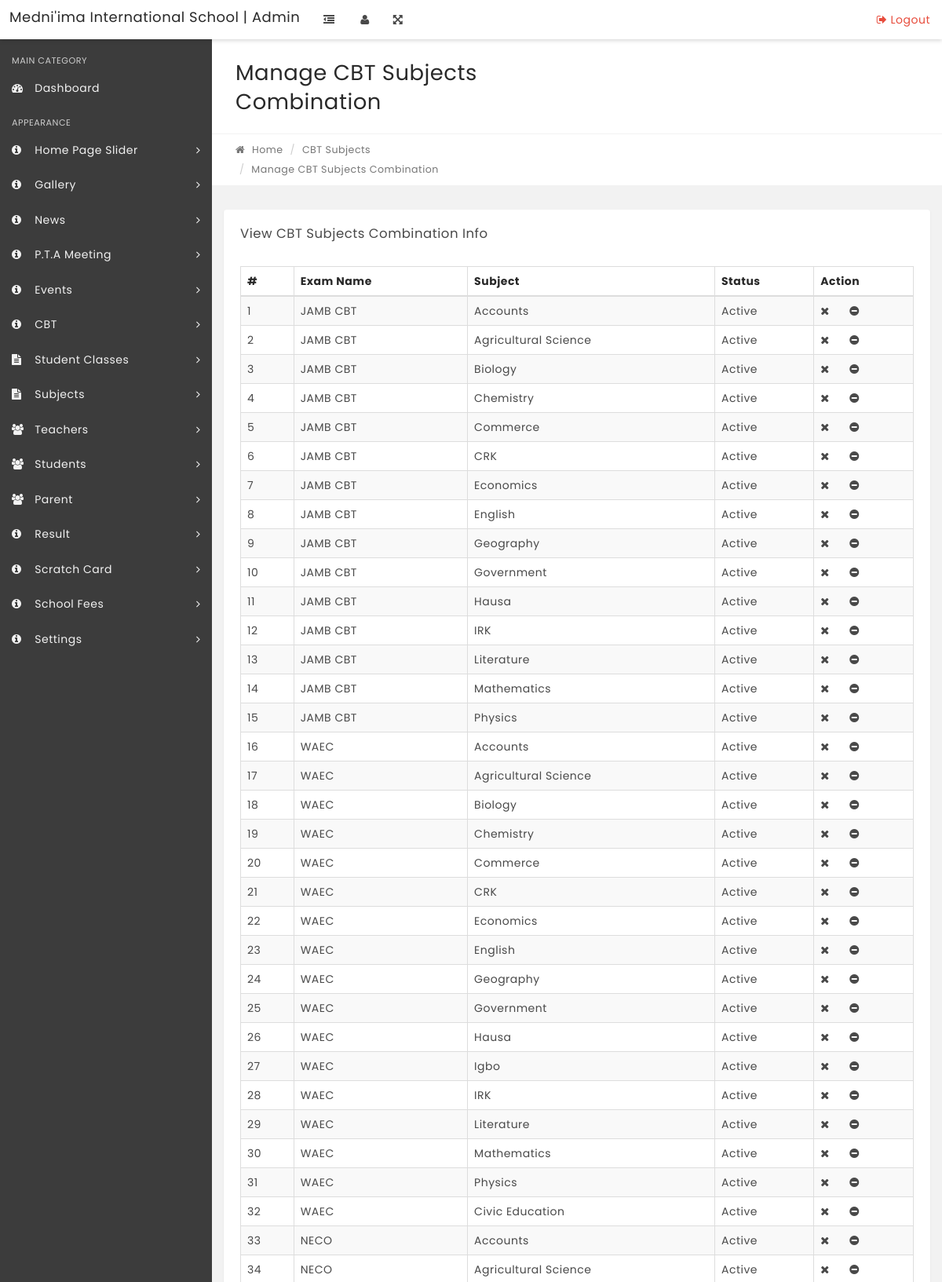
/admin/manage-cbt-subjectcombination.php (upper part), run on the app's committed database.
### tables this page shows
CREATE TABLE IF NOT EXISTS `quiz_subjectcombination` (
  `id` int(11) NOT NULL,
  `CatId` int(11) NOT NULL,
  `SubjectId` int(11) NOT NULL,
  `status` int(1) DEFAULT NULL,
  `CreationDate` timestamp NOT NULL DEFAULT CURRENT_TIMESTAMP,
  `Updationdate` timestamp NOT NULL DEFAULT CURRENT_TIMESTAMP
);

CREATE TABLE IF NOT EXISTS `quiz_categories` (
  `id` int(11) NOT NULL,
  `name` varchar(200) NOT NULL,
  `fullname` varchar(250) NOT NULL,
  `img` varchar(200) NOT NULL,
  `slug` varchar(200) NOT NULL,
  `status` enum('0','1') NOT NULL DEFAULT '0',
  `date` timestamp NOT NULL DEFAULT CURRENT_TIMESTAMP ON UPDATE CURRENT_TIMESTAMP
);

CREATE TABLE IF NOT EXISTS `quiz_subjects` (
  `subject_id` int(11) NOT NULL,
  `subject_name` varchar(200) NOT NULL,
  `subject_desc` varchar(250) NOT NULL,
  `date` timestamp NOT NULL DEFAULT CURRENT_TIMESTAMP ON UPDATE CURRENT_TIMESTAMP
);

### admin/manage-cbt-subjectcombination.php (the view, shortened to what this page needs)
<?php
include('../controller/header.php');
if(strlen($_SESSION['alogin'])=="")
    {
    $login_url=''.SITE_URL.'login';
    header("Location: $login_url");
    }
    else{
?>
<!DOCTYPE html>
<html lang="en">
    <head>
    </head>
    <body class="top-navbar-fixed">
        <div class="main-wrapper">
   <?php include('includes/topbar.php');?>
            <div class="content-wrapper">
                <div class="content-container">
<?php include('includes/leftbar.php');?>
                    <div class="main-page">
                        <div class="container-fluid">
                            <div class="row page-title-div">
                                <div class="col-md-6">
                                    <h2 class="title">Manage CBT Subjects Combination</h2>
                                </div>
                            </div>
                            <div class="row breadcrumb-div">
                                <div class="col-md-6">
                                    <ul class="breadcrumb">
            							<li><a href="dashboard.php"><i class="fa fa-home"></i> Home</a></li>
                                        <li>CBT Subjects</li>
            							<li class="active">Manage CBT Subjects Combination</li>
            						</ul>
                                </div>
                            </div>
                        </div>
                        <section class="section">
                            <div class="container-fluid">
                                <div class="row">
                                    <div class="col-md-12">
                                        <div class="panel">
                                            <div class="panel-heading">
                                                <div class="panel-title">
                                                    <h5>View CBT Subjects Combination Info</h5>
                                                </div>
                                            </div>
                                            <div class="panel-body p-20">
                                                <table id="example" class="display table table-striped table-bordered" cellspacing="0" width="100%">
                                                    <thead>
                                                        <tr>
                                                            <th>#</th>
                                                            <th>Exam Name</th>
                                                            <th>Subject </th>
                                                            <th>Status</th>
                                                            <th>Action</th>
                                                        </tr>
                                                    </thead>
                                                    <tbody>
<?php $sql = "SELECT quiz_categories.*,quiz_subjects.subject_name,quiz_subjectcombination.id as scid,quiz_subjectcombination.status from quiz_subjectcombination join quiz_categories on quiz_categories.id=quiz_subjectcombination.CatId  join quiz_subjects on quiz_subjects.subject_id=quiz_subjectcombination.SubjectId";
$query = $db->query($sql);
$cnt=1;
if($query->num_rows > 0)
{
while($result = $query->fetch_object())
{   ?>
<tr>
 <td><?php echo htmlentities($cnt);?></td>
                                                            <td><?php echo htmlentities($result->name);?></td>
                                                            <td><?php echo htmlentities($result->subject_name);?></td>
                                                             <td><?php $stts=$result->status;
if($stts=='0')
{
	echo htmlentities('Inactive');
}
else
{
	echo htmlentities('Active');
}
                                                             ?></td>
<td>
<?php if($stts=='0')
{ ?>
<a href="manage-cbt-subjectcombination.php?acid=<?php echo htmlentities($result->scid);?>" onclick="confirm('do you really want to ativate this subject');"><i class="fa fa-check" title="Acticvate Record"></i> </a><?php } else {?>
<a href="manage-cbt-subjectcombination.php?did=<?php echo htmlentities($result->scid);?>" onclick="confirm('do you really want to deativate this subject');"><i class="fa fa-times" title="Deactivate Record"></i> </a>
<?php }?>
<a href="manage-cbt-subjectcombination.php?deleteid=<?php echo htmlentities($result->scid);?>" onclick="confirm('do you really want to Delete this Subject?');"><i class="fa fa-minus-circle" title="Delect Subject"></i> </a>
</td>
</tr>
<?php $cnt=$cnt+1;}} ?>
                                                    </tbody>
                                                </table>
                                            </div>
                                        </div>
                                    </div>
                                                </div>
                                            </div>
                                        </div>
                                    </div>
                                </div>
                            </div>
    </body>
</html>
<?php } ?>

### data on the page
quiz_subjectcombination: CatId.name "JAMB CBT", SubjectId.subject_name "Accounts"
quiz_subjectcombination: CatId.name "JAMB CBT", SubjectId.subject_name "Agricultural Science"
quiz_subjectcombination: CatId.name "JAMB CBT", SubjectId.subject_name "Biology"
quiz_subjectcombination: CatId.name "JAMB CBT", SubjectId.subject_name "Chemistry"
quiz_subjectcombination: CatId.name "JAMB CBT", SubjectId.subject_name "Commerce"
quiz_subjectcombination: CatId.name "JAMB CBT", SubjectId.subject_name "CRK"
quiz_subjectcombination: CatId.name "JAMB CBT", SubjectId.subject_name "Economics"
quiz_subjectcombination: CatId.name "JAMB CBT", SubjectId.subject_name "English"
quiz_subjectcombination: CatId.name "JAMB CBT", SubjectId.subject_name "Geography"
quiz_subjectcombination: CatId.name "JAMB CBT", SubjectId.subject_name "Government"
quiz_subjectcombination: CatId.name "JAMB CBT", SubjectId.subject_name "Hausa"
quiz_subjectcombination: CatId.name "JAMB CBT", SubjectId.subject_name "IRK"
quiz_subjectcombination: CatId.name "JAMB CBT", SubjectId.subject_name "Literature"
quiz_subjectcombination: CatId.name "JAMB CBT", SubjectId.subject_name "Mathematics"
quiz_subjectcombination: CatId.name "JAMB CBT", SubjectId.subject_name "Physics"
quiz_subjectcombination: CatId.name "WAEC", SubjectId.subject_name "Accounts"
quiz_subjectcombination: CatId.name "WAEC", SubjectId.subject_name "Agricultural Science"
quiz_subjectcombination: CatId.name "WAEC", SubjectId.subject_name "Biology"
quiz_subjectcombination: CatId.name "WAEC", SubjectId.subject_name "Chemistry"
quiz_subjectcombination: CatId.name "WAEC", SubjectId.subject_name "Commerce"
quiz_subjectcombination: CatId.name "WAEC", SubjectId.subject_name "CRK"
quiz_subjectcombination: CatId.name "WAEC", SubjectId.subject_name "Economics"
quiz_subjectcombination: CatId.name "WAEC", SubjectId.subject_name "English"
quiz_subjectcombination: CatId.name "WAEC", SubjectId.subject_name "Geography"
quiz_subjectcombination: CatId.name "WAEC", SubjectId.subject_name "Government"
quiz_subjectcombination: CatId.name "WAEC", SubjectId.subject_name "Hausa"
quiz_subjectcombination: CatId.name "WAEC", SubjectId.subject_name "Igbo"
quiz_subjectcombination: CatId.name "WAEC", SubjectId.subject_name "IRK"
quiz_subjectcombination: CatId.name "WAEC", SubjectId.subject_name "Literature"
quiz_subjectcombination: CatId.name "WAEC", SubjectId.subject_name "Mathematics"
quiz_subjectcombination: CatId.name "WAEC", SubjectId.subject_name "Physics"
quiz_subjectcombination: CatId.name "WAEC", SubjectId.subject_name "Civic Education"
quiz_subjectcombination: CatId.name "NECO", SubjectId.subject_name "Accounts"
quiz_subjectcombination: CatId.name "NECO", SubjectId.subject_name "Agricultural Science"

### other printed values
SCHOOL_NAME "Medni'ima International School"
